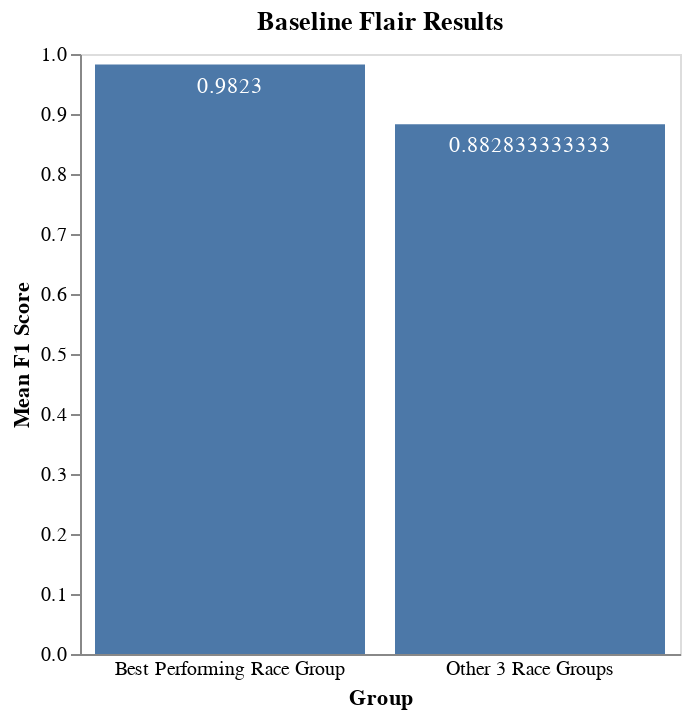
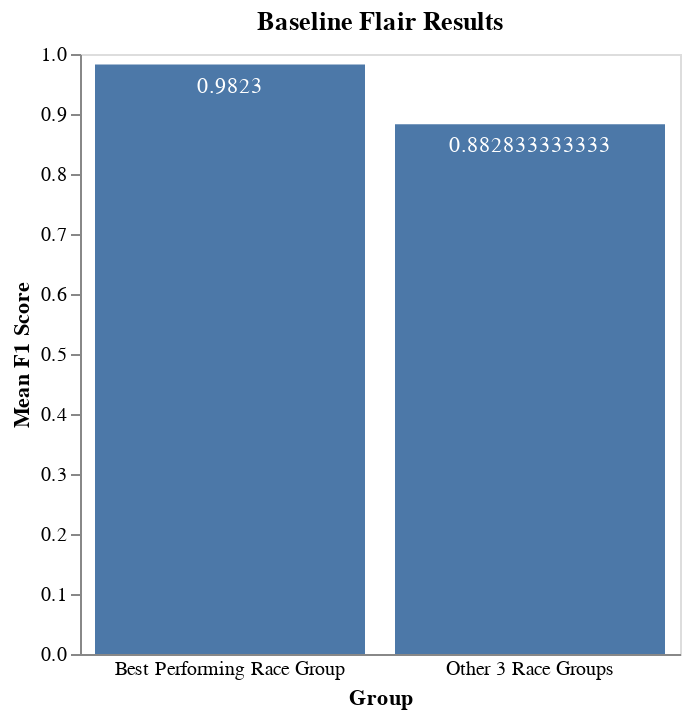

Write notebook code for charts like these, in order.
### Code cell
plot_breakdown(flair_baseline_results, "Baseline Flair Results")

### Figure 1 — Vega-Lite specification as saved in the notebook (floating-point values rounded to 4 significant figures)
{"config": {"view": {"continuousWidth": 400, "continuousHeight": 300}, "axis": {"grid": false}}, "layer": [{"mark": "bar", "encoding": {"x": {"type": "ordinal", "axis": {"labelAngle": 0, "ticks": false}, "field": "Group", "sort": {"encoding": "y", "order": "descending"}}, "y": {"type": "quantitative", "axis": {"labelAngle": 0}, "field": "Mean F1 Score"}}, "height": 300, "title": "Baseline Flair Results", "width": 300}, {"mark": {"type": "text", "align": "center", "baseline": "top", "color": "white", "dy": 5}, "encoding": {"text": {"type": "quantitative", "field": "Mean F1 Score"}, "x": {"type": "ordinal", "axis": {"labelAngle": 0, "ticks": false}, "field": "Group", "sort": {"encoding": "y", "order": "descending"}}, "y": {"type": "quantitative", "axis": {"labelAngle": 0}, "field": "Mean F1 Score"}}, "height": 300, "title": "Baseline Flair Results", "width": 300}], "data": {"name": "data-6e2b8e571a5001a0e8f6bb1864f45e3e"}, "height": 300, "title": "Baseline Flair Results", "width": 300, "$schema": "https://vega.github.io/schema/vega-lite/v4.8.1.json", "datasets": {"data-6e2b8e571a5001a0e8f6bb1864f45e3e": [{"Group": "Best Performing Race Group", "F1 Score": null, "Mean F1 Score": 0.9823}, {"Group": "Other 3 Race Groups", "F1 Score": null, "Mean F1 Score": 0.8828}]}}

### Figure 2 — Vega-Lite specification as saved in the notebook (floating-point values rounded to 4 significant figures)
{"config": {"view": {"continuousWidth": 400, "continuousHeight": 300}, "axis": {"grid": false}}, "layer": [{"mark": "bar", "encoding": {"x": {"type": "ordinal", "axis": {"labelAngle": 0, "ticks": false}, "field": "Group", "sort": {"encoding": "y", "order": "descending"}}, "y": {"type": "quantitative", "axis": {"labelAngle": 0}, "field": "Mean F1 Score"}}, "height": 300, "title": "Baseline Flair Results", "width": 300}, {"mark": {"type": "text", "align": "center", "baseline": "top", "color": "white", "dy": 5}, "encoding": {"text": {"type": "quantitative", "field": "Mean F1 Score"}, "x": {"type": "ordinal", "axis": {"labelAngle": 0, "ticks": false}, "field": "Group", "sort": {"encoding": "y", "order": "descending"}}, "y": {"type": "quantitative", "axis": {"labelAngle": 0}, "field": "Mean F1 Score"}}, "height": 300, "title": "Baseline Flair Results", "width": 300}], "data": {"name": "data-6e2b8e571a5001a0e8f6bb1864f45e3e"}, "height": 300, "title": "Baseline Flair Results", "width": 300, "$schema": "https://vega.github.io/schema/vega-lite/v4.8.1.json", "datasets": {"data-6e2b8e571a5001a0e8f6bb1864f45e3e": [{"Group": "Best Performing Race Group", "F1 Score": null, "Mean F1 Score": 0.9823}, {"Group": "Other 3 Race Groups", "F1 Score": null, "Mean F1 Score": 0.8828}]}}
